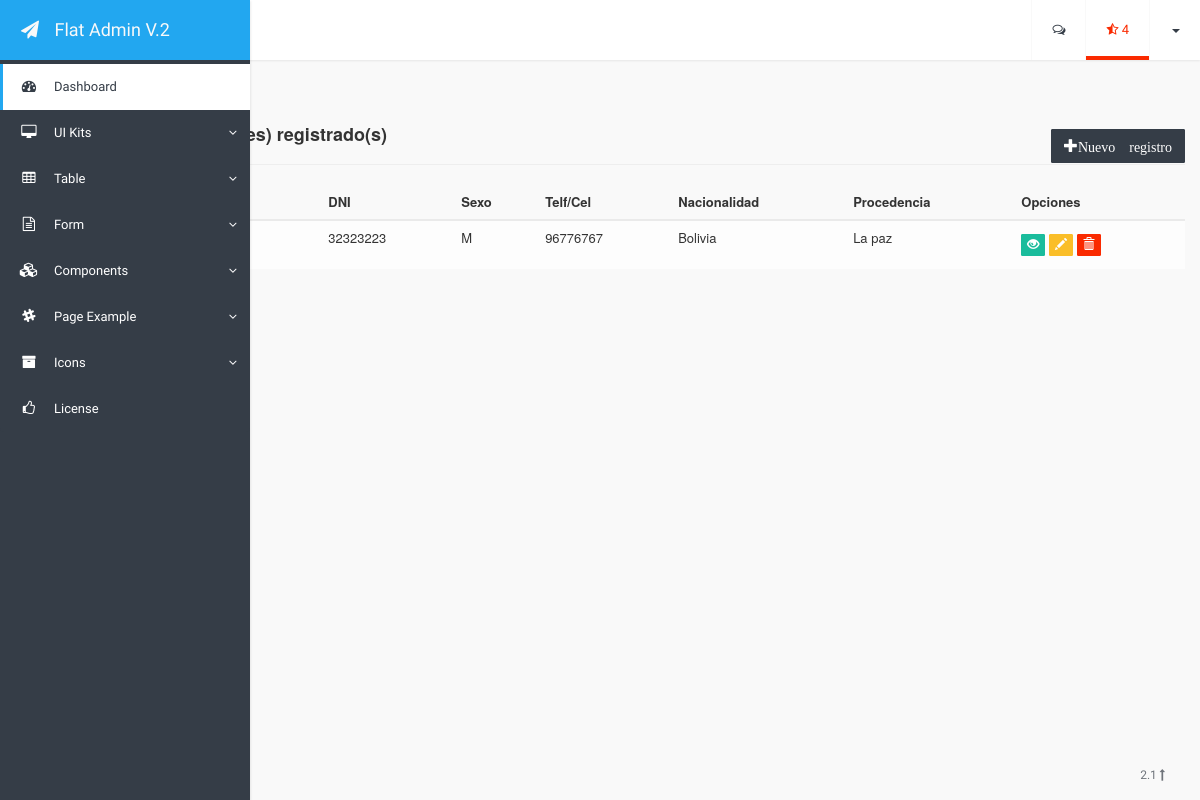
Screenshot of /main/huesped with the database file from the repository.
### apps/perfiles/models.py (models this page shows, shortened)
class Huesped(models.Model):
    SEX = (
        ('M', 'Masculino'),
        ('F', 'Femenino'),
    )
    nombre = models.CharField(max_length=40)
    apellidos = models.CharField(max_length=70)
    dni = models.CharField(max_length=8)
    fecha_nac = models.DateTimeField(verbose_name='Fecha de Nacimiento')
    sexo = models.CharField(choices=SEX, max_length=255, blank=True, verbose_name='Género')
    telefono = models.CharField(max_length=13)
    nacionalidad = models.CharField(max_length=40)
    procedencia = models.CharField(max_length=40)

### apps/perfiles/views.py (the view)
# urls.py: url(r'^huesped/upd/(?P<id>\d+)$','apps.perfiles.views.updHuesped', name='updHuesped'),
def huesped(request):
	lista = Huesped.objects.all()
	numreg=lista.count()
	return render(request,'huesped/huesped.html', {'lista':lista, 'cantidad':numreg})

### templates/huesped/huesped.html (shortened to what this page needs)
{% extends "base.html" %}
{% block contenido %}
<div class="page-header">
	<h4>
		<strong>
			Tienes <span class="label label-warning">{{cantidad}}</span> huesped(es) registrado(s)
		</strong>
		<a href="{% url 'perfiles_app:addHuesped' %}" class="btn btn-primary pull-right">
			<span class="glyphicon glyphicon-plus">Nuevo registro</span>
		</a>
	</h4>
</div>
<div>
	<table class="table table-striped table-condenced table-hover">
		<thead>
			<tr>
				<th>Nombre y apellidos</th>
			    <th>DNI</th>
			    <th>Sexo</th>
			    <th>Telf/Cel</th>
			    <th>Nacionalidad</th>
			    <th>Procedencia</th>
			    <th>Opciones</th>
			</tr>
		</thead>
		<tbody>
		{% for huesped in lista %}
			<tr>
				<td>{{huesped.nombre}} {{huesped.apellidos}}</td>
				<td>{{huesped.dni}}</td>
				<td>{{huesped.sexo}}</td>
				<td>{{huesped.telefono}}</td>
				<td>{{huesped.nacionalidad}}</td>
				<td>{{huesped.procedencia}}</td>
				<td>
					<a href="#" class="btn btn-success btn-xs"> <span class="glyphicon glyphicon-eye-open"></span></a>
					<a href="{% url 'perfiles_app:updHuesped' huesped.pk %}" class="btn btn-warning btn-xs"> <span class="glyphicon glyphicon-pencil"></span></a>
					<a href="{% url 'perfiles_app:delHuesped' huesped.pk %}" class="btn btn-danger btn-xs"> <span class="glyphicon glyphicon-trash"></span></a>
				</td>
			</tr>
		{% endfor %}
		</tbody>
	</table>
</div>
{% endblock contenido %}

### rows the page displays
Huesped: dni "32323223", sexo "M", telefono "96776767", nacionalidad "Bolivia", procedencia "La paz"
